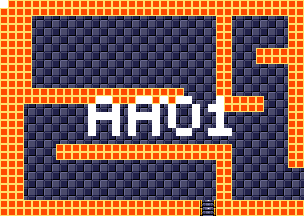

A level layout from a 2D game, rendered from its tile map. Below: a short description, then the map file with tile-grid data replaced by summaries:
An orthogonal 38x27 tile map with 8x8 px tiles, 4 tile layers (background, foreground, room numbers, Objects), 15 tilesets.

<map version="1.5" tiledversion="1.7.1" orientation="orthogonal" renderorder="right-down" width="38" height="27" tilewidth="8" tileheight="8" infinite="0" nextlayerid="11" nextobjectid="1">
 <tileset firstgid="1" source="tilesheets/tsKarniMata.tsx" />
 <tileset firstgid="1025" source="tilesheets/tsVoodooWasp.tsx" />
 <tileset firstgid="2049" source="tilesheets/tsBurial.tsx" />
 <tileset firstgid="3073" source="tilesheets/tsBlueTemple.tsx" />
 <tileset firstgid="4097" source="tilesheets/tsGoddess.tsx" />
 <tileset firstgid="5121" source="tilesheets/tsKonark.tsx" />
 <tileset firstgid="6145" name="sEnemies" tilewidth="8" tileheight="8" tilecount="1024" columns="32">
  <image source="../grapx/tilesheets/sObjects.bmp" trans="ff94ff" width="256" height="256" />
 </tileset>
 <tileset firstgid="7169" source="tilesheets/tsIceTemple.tsx" />
 <tileset firstgid="8193" source="tilesheets/tsLavaArea.tsx" />
 <tileset firstgid="9217" source="tilesheets/tsBossArea.tsx" />
 <tileset firstgid="10241" source="tilesheets/tsPegu.tsx" />
 <tileset firstgid="11265" source="tilesheets/sTiwanakuTemple.tsx" />
 <tileset firstgid="12289" source="tilesheets/sIndraTemple.tsx" />
 <tileset firstgid="13313" source="tilesheets/sTeleport.tsx" />
 <tileset firstgid="14337" source="tilesheets/sObjects.tsx" />
 <layer id="2" name="background" width="38" height="27">
  <data>[1026 cells, 1026 non-empty, 2 distinct tile ids]</data>
 </layer>
 <layer id="1" name="foreground" width="38" height="27">
  <data>[1026 cells, 402 non-empty, 3 distinct tile ids]</data>
 </layer>
 <layer id="7" name="room numbers" width="38" height="27">
  <data>[1026 cells, 44 non-empty, 1 distinct tile ids]</data>
 </layer>
 <layer id="10" name="Objects" width="38" height="27">
  <data>[1026 cells, 0 non-empty, 0 distinct tile ids]</data>
 </layer>
</map>
